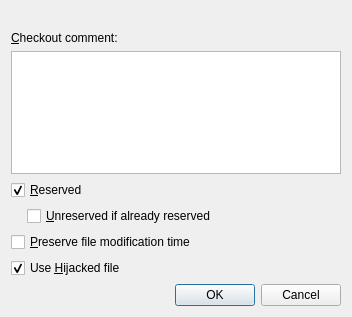
<?xml version="1.0" encoding="UTF-8"?>
<ui version="4.0">
 <class>ClearCase::Internal::CheckOutDialog</class>
 <widget class="QDialog" name="ClearCase::Internal::CheckOutDialog">
  <property name="geometry">
   <rect>
    <x>0</x>
    <y>0</y>
    <width>352</width>
    <height>317</height>
   </rect>
  </property>
  <property name="windowTitle">
   <string>Check Out</string>
  </property>
  <layout class="QVBoxLayout" name="verticalLayout">
   <item>
    <widget class="QLabel" name="lblFileName">
     <property name="textInteractionFlags">
      <set>Qt::LinksAccessibleByMouse|Qt::TextSelectableByMouse</set>
     </property>
    </widget>
   </item>
   <item>
    <widget class="QLabel" name="lblComment">
     <property name="text">
      <string>&amp;Checkout comment:</string>
     </property>
     <property name="buddy">
      <cstring>txtComment</cstring>
     </property>
    </widget>
   </item>
   <item>
    <widget class="QPlainTextEdit" name="txtComment">
     <property name="tabChangesFocus">
      <bool>true</bool>
     </property>
    </widget>
   </item>
   <item>
    <widget class="QCheckBox" name="chkReserved">
     <property name="text">
      <string>&amp;Reserved</string>
     </property>
     <property name="checked">
      <bool>true</bool>
     </property>
    </widget>
   </item>
   <item>
    <layout class="QHBoxLayout" name="horizontalLayout_2">
     <item>
      <spacer name="horizontalSpacer">
       <property name="orientation">
        <enum>Qt::Horizontal</enum>
       </property>
       <property name="sizeType">
        <enum>QSizePolicy::Fixed</enum>
       </property>
       <property name="sizeHint" stdset="0">
        <size>
         <width>16</width>
         <height>20</height>
        </size>
       </property>
      </spacer>
     </item>
     <item>
      <widget class="QCheckBox" name="chkUnreserved">
       <property name="text">
        <string>&amp;Unreserved if already reserved</string>
       </property>
      </widget>
     </item>
    </layout>
   </item>
   <item>
    <widget class="QCheckBox" name="chkPTime">
     <property name="text">
      <string>&amp;Preserve file modification time</string>
     </property>
    </widget>
   </item>
   <item>
    <widget class="QCheckBox" name="hijackedCheckBox">
     <property name="text">
      <string extracomment="Hijack: Unset read-only flag without check-out. This is used for local changes which the user does not want to commit.">Use &amp;Hijacked file</string>
     </property>
     <property name="checked">
      <bool>true</bool>
     </property>
    </widget>
   </item>
   <item>
    <widget class="QDialogButtonBox" name="buttonBox">
     <property name="orientation">
      <enum>Qt::Horizontal</enum>
     </property>
     <property name="standardButtons">
      <set>QDialogButtonBox::Cancel|QDialogButtonBox::Ok</set>
     </property>
    </widget>
   </item>
  </layout>
 </widget>
 <resources/>
 <connections>
  <connection>
   <sender>buttonBox</sender>
   <signal>accepted()</signal>
   <receiver>ClearCase::Internal::CheckOutDialog</receiver>
   <slot>accept()</slot>
   <hints>
    <hint type="sourcelabel">
     <x>248</x>
     <y>254</y>
    </hint>
    <hint type="destinationlabel">
     <x>157</x>
     <y>274</y>
    </hint>
   </hints>
  </connection>
  <connection>
   <sender>buttonBox</sender>
   <signal>rejected()</signal>
   <receiver>ClearCase::Internal::CheckOutDialog</receiver>
   <slot>reject()</slot>
   <hints>
    <hint type="sourcelabel">
     <x>316</x>
     <y>260</y>
    </hint>
    <hint type="destinationlabel">
     <x>286</x>
     <y>274</y>
    </hint>
   </hints>
  </connection>
  <connection>
   <sender>chkReserved</sender>
   <signal>toggled(bool)</signal>
   <receiver>ClearCase::Internal::CheckOutDialog</receiver>
   <slot>toggleUnreserved(bool)</slot>
   <hints>
    <hint type="sourcelabel">
     <x>50</x>
     <y>173</y>
    </hint>
    <hint type="destinationlabel">
     <x>6</x>
     <y>186</y>
    </hint>
   </hints>
  </connection>
 </connections>
 <slots>
  <slot>toggleUnreserved(bool)</slot>
  <slot>newActivity()</slot>
 </slots>
</ui>
